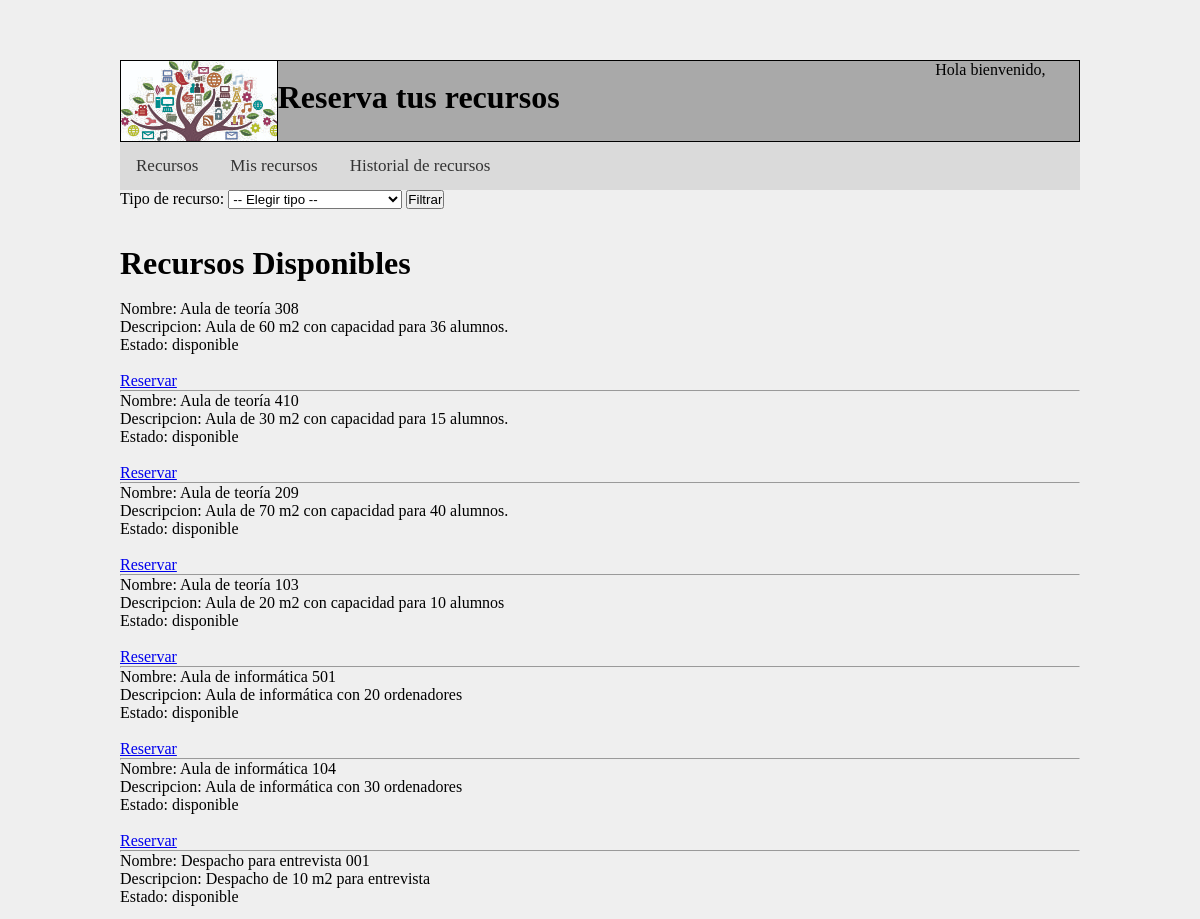
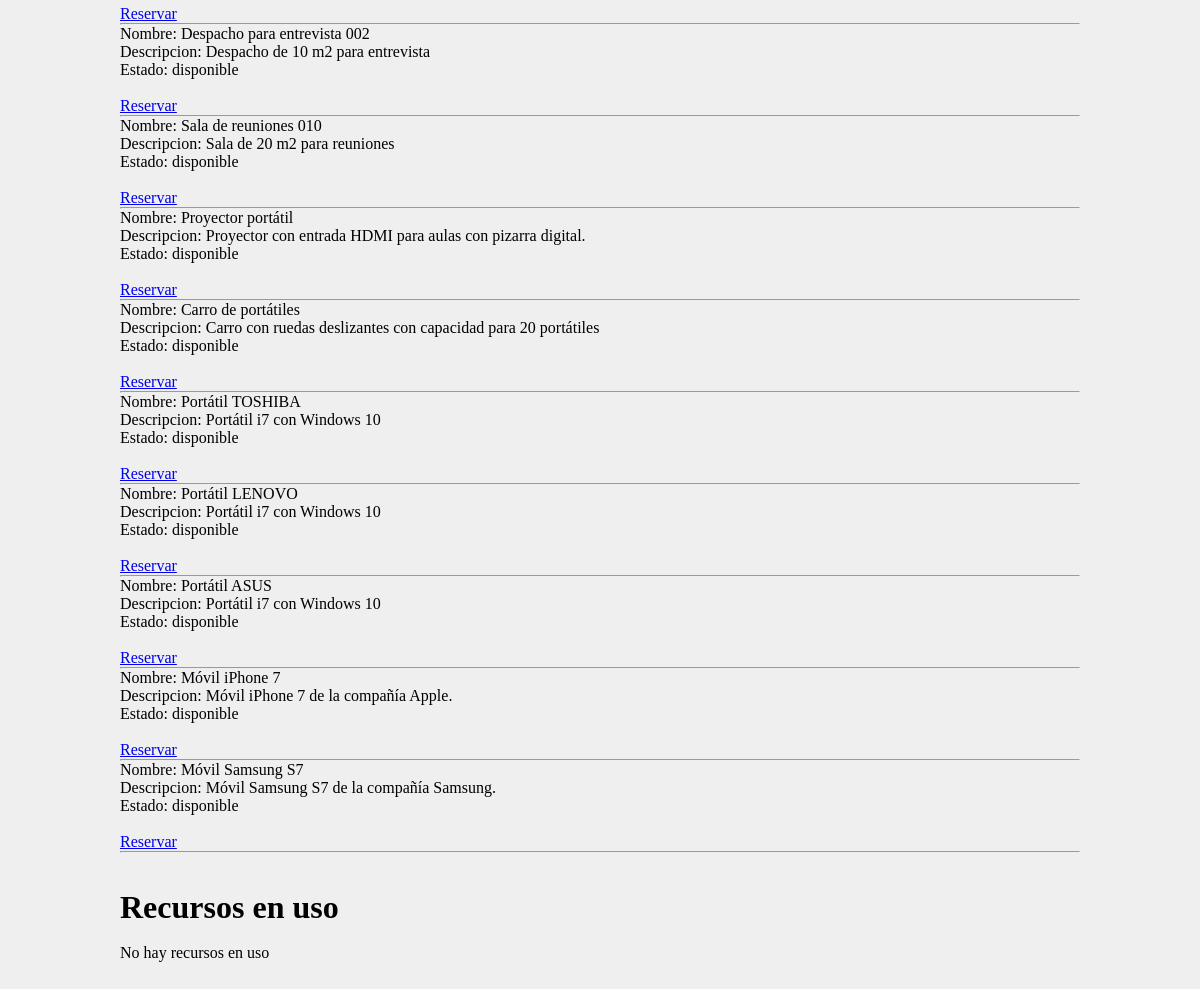
The page /proyecto2/php/recursos.php on the database its author committed (2 pictures, top to bottom).
### tables this page shows
CREATE TABLE `tbl_recurso` (
  `rec_id` int(2) NOT NULL,
  `rec_nombre` varchar(30) NOT NULL,
  `rec_foto` varchar(15) NOT NULL,
  `rec_descripcion` varchar(200) NOT NULL,
  `rec_tipoid` int(2) NOT NULL,
  `rec_estado` varchar(15) NOT NULL
);

### proyecto2/php/recursos.php (the view, shortened to what this page needs)
<?php
		$conexion = mysqli_connect('localhost', 'root', '', 'bd_proyecto2');
		$sql = "SELECT * FROM tbl_tiporecurso ORDER BY tr_id";
		$disponible =	" SELECT * FROM tbl_recurso INNER JOIN tbl_tiporecurso ON tbl_tiporecurso.tr_id = tbl_recurso.rec_tipoid WHERE rec_estado='disponible' ";
		$ocupado =	" SELECT * FROM tbl_recurso INNER JOIN tbl_tiporecurso ON tbl_tiporecurso.tr_id = tbl_recurso.rec_tipoid WHERE rec_estado='ocupado' ";
		extract($_REQUEST);
		$tipos = mysqli_query($conexion, $sql);
		$recursos = mysqli_query($conexion, $disponible);
		$recursos1 = mysqli_query($conexion, $ocupado);
?>
<!DOCTYPE html>
<html>
<head>
	<link rel="stylesheet" type="text/css" href="../css/recursos.css">
</head>
<body>
	<div class="header">
			<div class="logo">
			</div>
			<div class="profile">
			<p class="welcome">Hola bienvenido, <br /></p>
			</div>
			<h1>Reserva tus recursos</h1>
	</div>
	<nav>
		<ul class="topnav">
			<li class="li"><a href="#">Recursos</a></li>
			<li class="li"><a href="misrecursos.php">Mis recursos</a></li>
			<li class="li"><a href="historial_recursos.php">Historial de recursos</a></li>
		</ul>
	</nav>
<?php
if(mysqli_num_rows($tipos)>0){
	?>
<form action="recursos.php" method="get" class="formtipo">
	Tipo de recurso:
	<select name="tr_id">
		<option value="0">-- Elegir tipo --</option>
	</select>
	<input type="submit" name="enviar" value="Filtrar">
</form>
<br/><br/>
<h1>Recursos Disponibles</h1>
<br/>
<?php
	}
	if(mysqli_num_rows($recursos)>0){
		while($recurso=mysqli_fetch_array($recursos)){
					echo "Nombre: " .$recurso['rec_nombre']. "<br/>" ;
					echo "Descripcion: " .$recurso['rec_descripcion']. "<br/>" ;
					echo "Estado: " .$recurso['rec_estado']. "<br/><br/>";
					echo "<a href='recursos.proc.php?rec_id=" .$recurso['rec_id']. "'>Reservar</a>";
					echo "<br/>";
					echo "<hr/>";
			}
		} else {
			echo "No hay recursos disponibles";
		}
	?>
<br/><br/>
<h1>Recursos en uso</h1>
<br/>
<?php
	if(mysqli_num_rows($recursos1)>0){
		while($recurso1=mysqli_fetch_array($recursos1)){
					echo "Nombre: " .$recurso1['rec_nombre']. "<br/>" ;
					echo "Descripcion: " .$recurso1['rec_descripcion']. "<br/>" ;
					echo "Estado: " .$recurso1['rec_estado']. "<br/>" ;
					echo "<hr/>";
			}
		} else {
			echo "No hay recursos en uso";
		}
	?>
</body>
</html>

### proyecto2/css/recursos.css (style rules this page uses)
* { margin:0px; padding:0px; }
body { background-color: #EFEFEF; width: 80%; margin: 5% 10%; }
.header { height: 80px; background-color: #A9A9A9; border: solid 1px black; }
.logo { background-image: url("../img/banner_opt.jpg"); height: 100%; width: 16.25%; border-right: solid 1px black; float: left; }
.welcome { position: relative; margin-left: 85%; width: 25%; }
nav { margin: 0; padding: 0; background-color: #DADADA; }
nav ul.topnav { list-style-type: none; overflow: hidden; }
nav ul.topnav li { float: left; }
nav ul.topnav li a { display: inline-block; color: #333; text-align: center; padding: 14px 16px; text-decoration: none; transition: 0.3s; font-size: 17px; }

### rows shown on the page
tbl_recurso: rec_nombre "Aula de teoría 308", rec_descripcion "Aula de 60 m2 con capacidad para 36 alumnos.", rec_estado "disponible"
tbl_recurso: rec_nombre "Aula de teoría 410", rec_descripcion "Aula de 30 m2 con capacidad para 15 alumnos.", rec_estado "disponible"
tbl_recurso: rec_nombre "Aula de teoría 209", rec_descripcion "Aula de 70 m2 con capacidad para 40 alumnos.", rec_estado "disponible"
tbl_recurso: rec_nombre "Aula de teoría 103", rec_descripcion "Aula de 20 m2 con capacidad para 10 alumnos", rec_estado "disponible"
tbl_recurso: rec_nombre "Aula de informática 501", rec_descripcion "Aula de informática con 20 ordenadores", rec_estado "disponible"
tbl_recurso: rec_nombre "Aula de informática 104", rec_descripcion "Aula de informática con 30 ordenadores", rec_estado "disponible"
tbl_recurso: rec_nombre "Despacho para entrevista 001", rec_descripcion "Despacho de 10 m2 para entrevista", rec_estado "disponible"
tbl_recurso: rec_nombre "Despacho para entrevista 002", rec_descripcion "Despacho de 10 m2 para entrevista", rec_estado "disponible"
tbl_recurso: rec_nombre "Sala de reuniones 010", rec_descripcion "Sala de 20 m2 para reuniones", rec_estado "disponible"
tbl_recurso: rec_nombre "Proyector portátil", rec_descripcion "Proyector con entrada HDMI para aulas con pizarra digital.", rec_estado "disponible"
tbl_recurso: rec_nombre "Carro de portátiles", rec_descripcion "Carro con ruedas deslizantes con capacidad para 20 portátiles", rec_estado "disponible"
tbl_recurso: rec_nombre "Portátil TOSHIBA", rec_descripcion "Portátil i7 con Windows 10", rec_estado "disponible"
tbl_recurso: rec_nombre "Portátil LENOVO", rec_descripcion "Portátil i7 con Windows 10", rec_estado "disponible"
tbl_recurso: rec_nombre "Portátil ASUS", rec_descripcion "Portátil i7 con Windows 10", rec_estado "disponible"
tbl_recurso: rec_nombre "Móvil iPhone 7", rec_descripcion "Móvil iPhone 7 de la compañía Apple.", rec_estado "disponible"
tbl_recurso: rec_nombre "Móvil Samsung S7", rec_descripcion "Móvil Samsung S7 de la compañía Samsung.", rec_estado "disponible"
